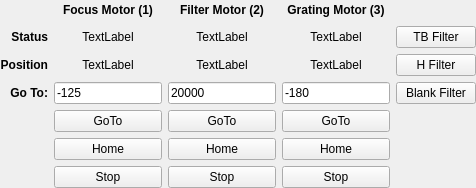
          <widget class="QWidget" name="tab_3">
           <attribute name="title">
            <string>Motor Control</string>
           </attribute>
           <layout class="QGridLayout" name="gridLayout_12">
            <property name="margin">
             <number>0</number>
            </property>
            <item row="0" column="1">
             <layout class="QGridLayout" name="gridLayout_11">
              <item row="2" column="0">
               <widget class="QLabel" name="label_42">
                <property name="sizePolicy">
                 <sizepolicy hsizetype="Expanding" vsizetype="Preferred">
                  <horstretch>0</horstretch>
                  <verstretch>0</verstretch>
                 </sizepolicy>
                </property>
                <property name="font">
                 <font>
                  <weight>75</weight>
                  <bold>true</bold>
                 </font>
                </property>
                <property name="text">
                 <string>Position</string>
                </property>
                <property name="alignment">
                 <set>Qt::AlignRight|Qt::AlignTrailing|Qt::AlignVCenter</set>
                </property>
               </widget>
              </item>
              <item row="1" column="4">
               <widget class="QPushButton" name="TBButton">
                <property name="sizePolicy">
                 <sizepolicy hsizetype="Expanding" vsizetype="Fixed">
                  <horstretch>0</horstretch>
                  <verstretch>0</verstretch>
                 </sizepolicy>
                </property>
                <property name="text">
                 <string>TB Filter</string>
                </property>
               </widget>
              </item>
              <item row="4" column="1">
               <widget class="QPushButton" name="FocusGoTo">
                <property name="sizePolicy">
                 <sizepolicy hsizetype="Expanding" vsizetype="Fixed">
                  <horstretch>0</horstretch>
                  <verstretch>0</verstretch>
                 </sizepolicy>
                </property>
                <property name="maximumSize">
                 <size>
                  <width>300</width>
                  <height>16777215</height>
                 </size>
                </property>
                <property name="text">
                 <string>GoTo</string>
                </property>
               </widget>
              </item>
              <item row="3" column="0">
               <widget class="QLabel" name="label_44">
                <property name="sizePolicy">
                 <sizepolicy hsizetype="Expanding" vsizetype="Preferred">
                  <horstretch>0</horstretch>
                  <verstretch>0</verstretch>
                 </sizepolicy>
                </property>
                <property name="font">
                 <font>
                  <weight>75</weight>
                  <bold>true</bold>
                 </font>
                </property>
                <property name="text">
                 <string>Go To:</string>
                </property>
                <property name="alignment">
                 <set>Qt::AlignRight|Qt::AlignTrailing|Qt::AlignVCenter</set>
                </property>
               </widget>
              </item>
              <item row="0" column="1">
               <widget class="QLabel" name="label_39">
                <property name="sizePolicy">
                 <sizepolicy hsizetype="Expanding" vsizetype="MinimumExpanding">
                  <horstretch>0</horstretch>
                  <verstretch>0</verstretch>
                 </sizepolicy>
                </property>
                <property name="minimumSize">
                 <size>
                  <width>0</width>
                  <height>20</height>
                 </size>
                </property>
                <property name="font">
                 <font>
                  <weight>75</weight>
                  <bold>true</bold>
                 </font>
                </property>
                <property name="text">
                 <string>Focus Motor (1)</string>
                </property>
                <property name="alignment">
                 <set>Qt::AlignCenter</set>
                </property>
               </widget>
              </item>
              <item row="0" column="2">
               <widget class="QLabel" name="label_40">
                <property name="sizePolicy">
                 <sizepolicy hsizetype="Expanding" vsizetype="MinimumExpanding">
                  <horstretch>0</horstretch>
                  <verstretch>0</verstretch>
                 </sizepolicy>
                </property>
                <property name="minimumSize">
                 <size>
                  <width>0</width>
                  <height>20</height>
                 </size>
                </property>
                <property name="font">
                 <font>
                  <weight>75</weight>
                  <bold>true</bold>
                 </font>
                </property>
                <property name="text">
                 <string>Filter Motor (2)</string>
                </property>
                <property name="alignment">
                 <set>Qt::AlignCenter</set>
                </property>
               </widget>
              </item>
              <item row="1" column="0">
               <widget class="QLabel" name="label_43">
                <property name="sizePolicy">
                 <sizepolicy hsizetype="Expanding" vsizetype="Preferred">
                  <horstretch>0</horstretch>
                  <verstretch>0</verstretch>
                 </sizepolicy>
                </property>
                <property name="font">
                 <font>
                  <weight>75</weight>
                  <bold>true</bold>
                 </font>
                </property>
                <property name="text">
                 <string>Status</string>
                </property>
                <property name="alignment">
                 <set>Qt::AlignRight|Qt::AlignTrailing|Qt::AlignVCenter</set>
                </property>
               </widget>
              </item>
              <item row="2" column="4">
               <widget class="QPushButton" name="HButton">
                <property name="sizePolicy">
                 <sizepolicy hsizetype="Expanding" vsizetype="Fixed">
                  <horstretch>0</horstretch>
                  <verstretch>0</verstretch>
                 </sizepolicy>
                </property>
                <property name="text">
                 <string>H Filter</string>
                </property>
               </widget>
              </item>
              <item row="3" column="4">
               <widget class="QPushButton" name="BlankButton">
                <property name="sizePolicy">
                 <sizepolicy hsizetype="Expanding" vsizetype="Fixed">
                  <horstretch>0</horstretch>
                  <verstretch>0</verstretch>
                 </sizepolicy>
                </property>
                <property name="text">
                 <string>Blank Filter</string>
                </property>
               </widget>
              </item>
              <item row="0" column="3">
               <widget class="QLabel" name="label_41">
                <property name="sizePolicy">
                 <sizepolicy hsizetype="Expanding" vsizetype="MinimumExpanding">
                  <horstretch>0</horstretch>
                  <verstretch>0</verstretch>
                 </sizepolicy>
                </property>
                <property name="minimumSize">
                 <size>
                  <width>0</width>
                  <height>20</height>
                 </size>
                </property>
                <property name="font">
                 <font>
                  <weight>75</weight>
                  <bold>true</bold>
                 </font>
                </property>
                <property name="text">
                 <string>Grating Motor (3)</string>
                </property>
                <property name="alignment">
                 <set>Qt::AlignCenter</set>
                </property>
               </widget>
              </item>
              <item row="5" column="1">
               <widget class="QPushButton" name="FocusHome">
                <property name="sizePolicy">
                 <sizepolicy hsizetype="Expanding" vsizetype="Fixed">
                  <horstretch>0</horstretch>
                  <verstretch>0</verstretch>
                 </sizepolicy>
                </property>
                <property name="maximumSize">
                 <size>
                  <width>300</width>
                  <height>16777215</height>
                 </size>
                </property>
                <property name="text">
                 <string>Home</string>
                </property>
               </widget>
              </item>
              <item row="4" column="2">
               <widget class="QPushButton" name="FilterGoTo">
                <property name="sizePolicy">
                 <sizepolicy hsizetype="Expanding" vsizetype="Fixed">
                  <horstretch>0</horstretch>
                  <verstretch>0</verstretch>
                 </sizepolicy>
                </property>
                <property name="maximumSize">
                 <size>
                  <width>300</width>
                  <height>16777215</height>
                 </size>
                </property>
                <property name="text">
                 <string>GoTo</string>
                </property>
               </widget>
              </item>
              <item row="5" column="2">
               <widget class="QPushButton" name="FilterHome">
                <property name="sizePolicy">
                 <sizepolicy hsizetype="Expanding" vsizetype="Fixed">
                  <horstretch>0</horstretch>
                  <verstretch>0</verstretch>
                 </sizepolicy>
                </property>
                <property name="maximumSize">
                 <size>
                  <width>300</width>
                  <height>16777215</height>
                 </size>
                </property>
                <property name="text">
                 <string>Home</string>
                </property>
               </widget>
              </item>
              <item row="4" column="3">
               <widget class="QPushButton" name="GratingGoTo">
                <property name="sizePolicy">
                 <sizepolicy hsizetype="Expanding" vsizetype="Fixed">
                  <horstretch>0</horstretch>
                  <verstretch>0</verstretch>
                 </sizepolicy>
                </property>
                <property name="maximumSize">
                 <size>
                  <width>300</width>
                  <height>16777215</height>
                 </size>
                </property>
                <property name="text">
                 <string>GoTo</string>
                </property>
               </widget>
              </item>
              <item row="5" column="3">
               <widget class="QPushButton" name="GratingHome">
                <property name="sizePolicy">
                 <sizepolicy hsizetype="Expanding" vsizetype="Fixed">
                  <horstretch>0</horstretch>
                  <verstretch>0</verstretch>
                 </sizepolicy>
                </property>
                <property name="maximumSize">
                 <size>
                  <width>300</width>
                  <height>16777215</height>
                 </size>
                </property>
                <property name="text">
                 <string>Home</string>
                </property>
               </widget>
              </item>
              <item row="6" column="1">
               <widget class="QPushButton" name="FocusStop">
                <property name="sizePolicy">
                 <sizepolicy hsizetype="Expanding" vsizetype="Fixed">
                  <horstretch>0</horstretch>
                  <verstretch>0</verstretch>
                 </sizepolicy>
                </property>
                <property name="maximumSize">
                 <size>
                  <width>300</width>
                  <height>16777215</height>
                 </size>
                </property>
                <property name="text">
                 <string>Stop</string>
                </property>
               </widget>
              </item>
              <item row="6" column="2">
               <widget class="QPushButton" name="FilterStop">
                <property name="sizePolicy">
                 <sizepolicy hsizetype="Expanding" vsizetype="Fixed">
                  <horstretch>0</horstretch>
                  <verstretch>0</verstretch>
                 </sizepolicy>
                </property>
                <property name="maximumSize">
                 <size>
                  <width>300</width>
                  <height>16777215</height>
                 </size>
                </property>
                <property name="text">
                 <string>Stop</string>
                </property>
               </widget>
              </item>
              <item row="6" column="3">
               <widget class="QPushButton" name="GratingStop">
                <property name="sizePolicy">
                 <sizepolicy hsizetype="Expanding" vsizetype="Fixed">
                  <horstretch>0</horstretch>
                  <verstretch>0</verstretch>
                 </sizepolicy>
                </property>
                <property name="maximumSize">
                 <size>
                  <width>300</width>
                  <height>16777215</height>
                 </size>
                </property>
                <property name="text">
                 <string>Stop</string>
                </property>
               </widget>
              </item>
              <item row="3" column="1">
               <widget class="QLineEdit" name="FocusStep">
                <property name="sizePolicy">
                 <sizepolicy hsizetype="Expanding" vsizetype="Fixed">
                  <horstretch>0</horstretch>
                  <verstretch>0</verstretch>
                 </sizepolicy>
                </property>
                <property name="text">
                 <string>-125</string>
                </property>
               </widget>
              </item>
              <item row="3" column="2">
               <widget class="QLineEdit" name="FilterStep">
                <property name="sizePolicy">
                 <sizepolicy hsizetype="Expanding" vsizetype="Fixed">
                  <horstretch>0</horstretch>
                  <verstretch>0</verstretch>
                 </sizepolicy>
                </property>
                <property name="text">
                 <string>20000</string>
                </property>
               </widget>
              </item>
              <item row="3" column="3">
               <widget class="QLineEdit" name="GratingStep">
                <property name="sizePolicy">
                 <sizepolicy hsizetype="Expanding" vsizetype="Fixed">
                  <horstretch>0</horstretch>
                  <verstretch>0</verstretch>
                 </sizepolicy>
                </property>
                <property name="text">
                 <string>-180</string>
                </property>
               </widget>
              </item>
              <item row="1" column="1">
               <widget class="QLabel" name="FocusStatus">
                <property name="sizePolicy">
                 <sizepolicy hsizetype="Expanding" vsizetype="Preferred">
                  <horstretch>0</horstretch>
                  <verstretch>0</verstretch>
                 </sizepolicy>
                </property>
                <property name="text">
                 <string>TextLabel</string>
                </property>
                <property name="alignment">
                 <set>Qt::AlignCenter</set>
                </property>
               </widget>
              </item>
              <item row="2" column="1">
               <widget class="QLabel" name="FocusPosition">
                <property name="sizePolicy">
                 <sizepolicy hsizetype="Expanding" vsizetype="Preferred">
                  <horstretch>0</horstretch>
                  <verstretch>0</verstretch>
                 </sizepolicy>
                </property>
                <property name="text">
                 <string>TextLabel</string>
                </property>
                <property name="alignment">
                 <set>Qt::AlignCenter</set>
                </property>
               </widget>
              </item>
              <item row="1" column="2">
               <widget class="QLabel" name="FilterStatus">
                <property name="sizePolicy">
                 <sizepolicy hsizetype="Expanding" vsizetype="Preferred">
                  <horstretch>0</horstretch>
                  <verstretch>0</verstretch>
                 </sizepolicy>
                </property>
                <property name="text">
                 <string>TextLabel</string>
                </property>
                <property name="alignment">
                 <set>Qt::AlignCenter</set>
                </property>
               </widget>
              </item>
              <item row="2" column="2">
               <widget class="QLabel" name="FilterPosition">
                <property name="sizePolicy">
                 <sizepolicy hsizetype="Expanding" vsizetype="Preferred">
                  <horstretch>0</horstretch>
                  <verstretch>0</verstretch>
                 </sizepolicy>
                </property>
                <property name="text">
                 <string>TextLabel</string>
                </property>
                <property name="alignment">
                 <set>Qt::AlignCenter</set>
                </property>
               </widget>
              </item>
              <item row="1" column="3">
               <widget class="QLabel" name="GratingStatus">
                <property name="sizePolicy">
                 <sizepolicy hsizetype="Expanding" vsizetype="Preferred">
                  <horstretch>0</horstretch>
                  <verstretch>0</verstretch>
                 </sizepolicy>
                </property>
                <property name="text">
                 <string>TextLabel</string>
                </property>
                <property name="alignment">
                 <set>Qt::AlignCenter</set>
                </property>
               </widget>
              </item>
              <item row="2" column="3">
               <widget class="QLabel" name="GratingPosition">
                <property name="sizePolicy">
                 <sizepolicy hsizetype="Expanding" vsizetype="Preferred">
                  <horstretch>0</horstretch>
                  <verstretch>0</verstretch>
                 </sizepolicy>
                </property>
                <property name="text">
                 <string>TextLabel</string>
                </property>
                <property name="alignment">
                 <set>Qt::AlignCenter</set>
                </property>
               </widget>
              </item>
             </layout>
            </item>
           </layout>
          </widget>
